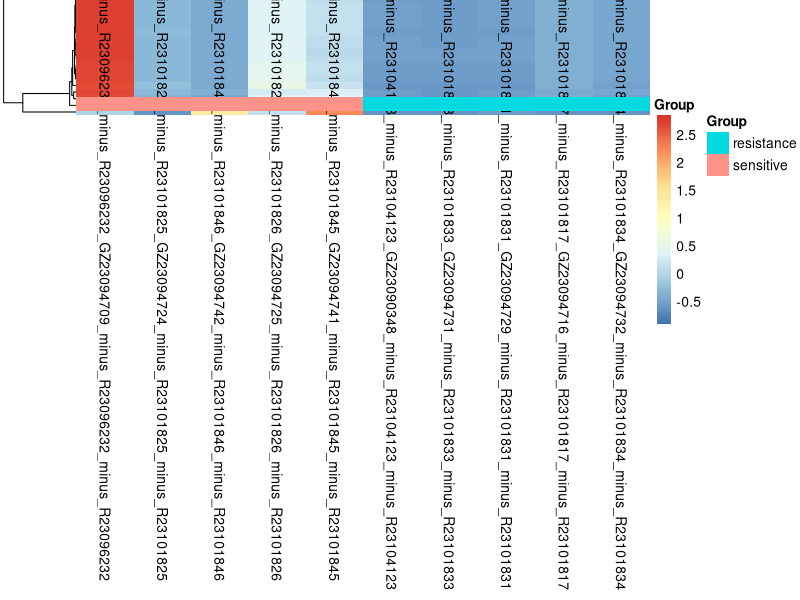
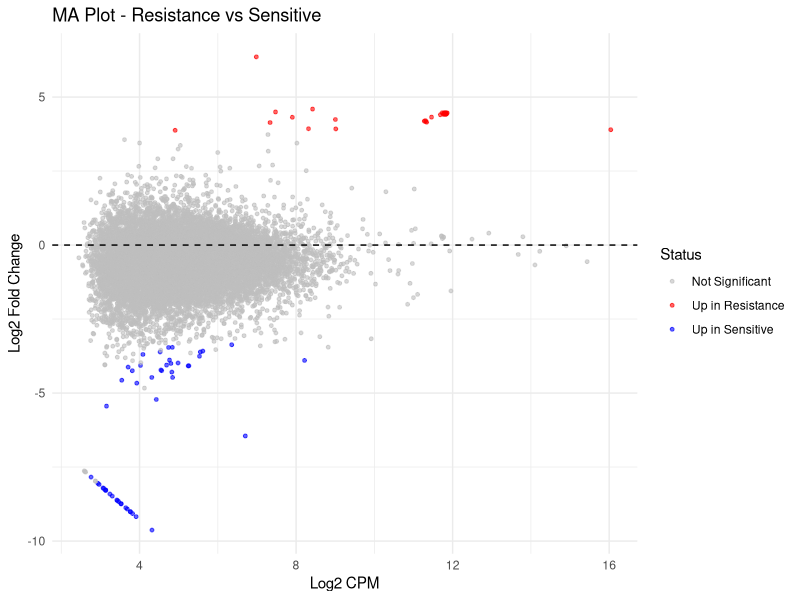
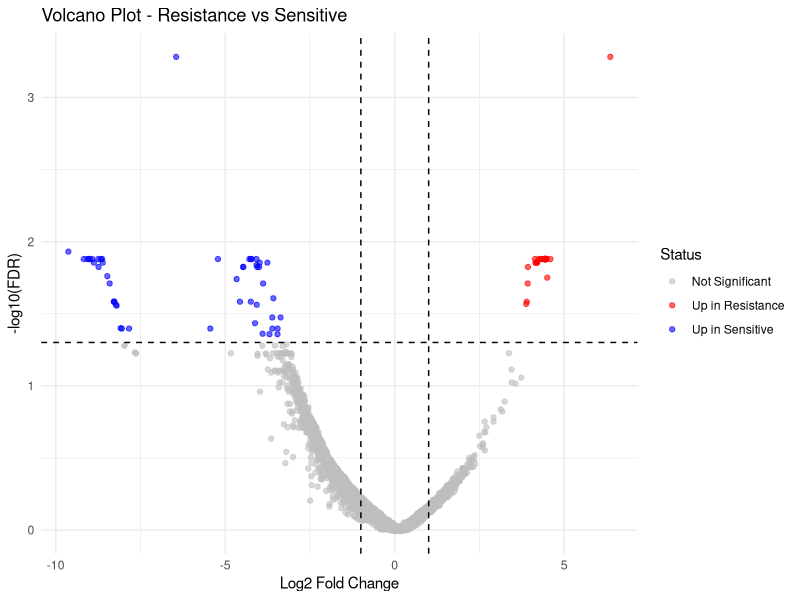

These charts were generated, in order, by the following R code:
# EdgeR Differential Expression Analysis
# GSE336901_Fig3_FFPE_raw_counts_matrix_GEO.csv

# Load required libraries
library(edgeR)
library(ggplot2)
library(pheatmap)
library(RColorBrewer)

# Set working directory
setwd("d:/DEG")

# 1. Load data
cat("Loading data...\n")
counts_data <- read.csv("GSE336901_Fig3_FFPE_raw_counts_matrix_GEO.csv", row.names = 1)

# Extract gene information
# gene_id is row names, gene_symbol is column 1
gene_symbols <- counts_data[, 1]
counts <- counts_data[, 2:ncol(counts_data)]

# Clean column names
colnames(counts) <- gsub("figure3_in_house_FFPE_", "", colnames(counts))
colnames(counts) <- gsub("_Sample_", "_", colnames(counts))
colnames(counts) <- gsub("_combined", "", colnames(counts))

# 2. Create group labels based on column names
# Resistance samples have "resistance_group" in name, sensitive have "sensitive_group"
group_labels <- ifelse(grepl("resistance", colnames(counts)), "resistance", "sensitive")
group <- factor(group_labels)
cat("Group distribution:\n")
print(table(group))

# 3. Create DGEList object
cat("\nCreating DGEList object...\n")
dge <- DGEList(counts = counts, group = group)
dge$genes <- data.frame(gene_symbol = gene_symbols)

# 4. Filter low-expression genes
cat("\nFiltering low-expression genes...\n")
keep <- filterByExpr(dge)
cat("Genes before filtering:", nrow(dge$counts), "\n")
cat("Genes after filtering:", sum(keep), "\n")
dge <- dge[keep, , keep.lib.sizes = FALSE]

# 5. Normalization (TMM)
cat("\nCalculating normalization factors...\n")
dge <- calcNormFactors(dge)
cat("Normalization factors:\n")
print(dge$samples$norm.factors)

# 6. Dispersion estimation
cat("\nEstimating dispersions...\n")
dge <- estimateDisp(dge)

# 7. Differential expression analysis
cat("\nPerforming exact test...\n")
et <- exactTest(dge)

# 8. Extract results
cat("\nExtracting results...\n")
results <- topTags(et, n = Inf)
results_df <- as.data.frame(results)

# Add gene symbol column
results_df$gene_symbol <- dge$genes$gene_symbol

# 9. Save full results
cat("\nSaving results...\n")
write.csv(results_df, "deg_results.csv", row.names = TRUE)

# 10. Identify significant genes
sig_genes <- results_df[results_df$FDR < 0.05 & abs(results_df$logFC) > 1, ]
cat("Number of significant genes (FDR < 0.05, |logFC| > 1):", nrow(sig_genes), "\n")
write.csv(sig_genes, "significant_genes.csv", row.names = TRUE)

# 11. Create MA plot using ggplot2
cat("\nCreating MA plot...\n")
ma_data <- data.frame(
  logCPM = results_df$logCPM,
  logFC = results_df$logFC,
  FDR = results_df$FDR
)
ma_data$sig <- "Not Significant"
ma_data$sig[ma_data$FDR < 0.05 & ma_data$logFC > 1] <- "Up in Resistance"
ma_data$sig[ma_data$FDR < 0.05 & ma_data$logFC < -1] <- "Up in Sensitive"

png("ma_plot.png", width = 800, height = 600)
ggplot(ma_data, aes(x = logCPM, y = logFC, color = sig)) +
  geom_point(alpha = 0.6, size = 1) +
  scale_color_manual(values = c("Up in Resistance" = "red", 
                               "Up in Sensitive" = "blue", 
                               "Not Significant" = "gray")) +
  theme_minimal() +
  labs(title = "MA Plot - Resistance vs Sensitive",
       x = "Log2 CPM",
       y = "Log2 Fold Change",
       color = "Status") +
  geom_hline(yintercept = 0, linetype = "dashed")
dev.off()

# 12. Create Volcano plot
cat("Creating volcano plot...\n")
volcano_data <- results_df
volcano_data$sig <- "Not Significant"
volcano_data$sig[volcano_data$FDR < 0.05 & volcano_data$logFC > 1] <- "Up in Resistance"
volcano_data$sig[volcano_data$FDR < 0.05 & volcano_data$logFC < -1] <- "Up in Sensitive"

png("volcano_plot.png", width = 800, height = 600)
ggplot(volcano_data, aes(x = logFC, y = -log10(FDR), color = sig)) +
  geom_point(alpha = 0.6, size = 1.5) +
  scale_color_manual(values = c("Up in Resistance" = "red", 
                               "Up in Sensitive" = "blue", 
                               "Not Significant" = "gray")) +
  theme_minimal() +
  labs(title = "Volcano Plot - Resistance vs Sensitive",
       x = "Log2 Fold Change",
       y = "-log10(FDR)",
       color = "Status") +
  geom_hline(yintercept = -log10(0.05), linetype = "dashed") +
  geom_vline(xintercept = c(-1, 1), linetype = "dashed")
dev.off()

# 13. Create heatmap of top 50 DEGs
cat("Creating heatmap...\n")
top_genes <- head(order(et$table$PValue), 50)
top_counts <- cpm(dge)[top_genes, ]
top_counts_scaled <- t(scale(t(top_counts)))

annotation_col <- data.frame(Group = group)
rownames(annotation_col) <- colnames(counts)

png("heatmap_top50.png", width = 1000, height = 1200)
pheatmap(top_counts_scaled,
         annotation_col = annotation_col,
         show_rownames = FALSE,
         show_colnames = TRUE,
         fontsize_col = 10,
         main = "Top 50 Differentially Expressed Genes")
dev.off()

# 14. Summary statistics
cat("\n=== SUMMARY ===\n")
cat("Total genes analyzed:", nrow(results_df), "\n")
cat("Significant genes (FDR < 0.05):", sum(results_df$FDR < 0.05), "\n")
cat("Significant genes with |logFC| > 1:", nrow(sig_genes), "\n")
cat("Upregulated in resistance:", sum(results_df$FDR < 0.05 & results_df$logFC > 1), "\n")
cat("Upregulated in sensitive:", sum(results_df$FDR < 0.05 & results_df$logFC < -1), "\n")

# 15. Top 10 most significant genes
cat("\nTop 10 most significant genes:\n")
print(head(results_df[order(results_df$FDR), ], 10))

cat("\nAnalysis complete! Output files generated:\n")
cat("- deg_results.csv\n")
cat("- significant_genes.csv\n")
cat("- ma_plot.png\n")
cat("- volcano_plot.png\n")
cat("- heatmap_top50.png\n")
